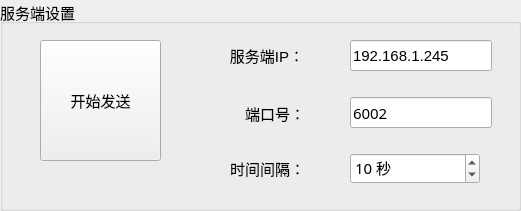
  <widget class="QGroupBox" name="groupBox">
   <property name="geometry">
    <rect>
     <x>0</x>
     <y>0</y>
     <width>521</width>
     <height>211</height>
    </rect>
   </property>
   <property name="font">
    <font>
     <pointsize>11</pointsize>
    </font>
   </property>
   <property name="title">
    <string>服务端设置</string>
   </property>
   <widget class="QSpinBox" name="timeInv">
    <property name="geometry">
     <rect>
      <x>350</x>
      <y>153</y>
      <width>130</width>
      <height>31</height>
     </rect>
    </property>
    <property name="minimumSize">
     <size>
      <width>100</width>
      <height>31</height>
     </size>
    </property>
    <property name="maximumSize">
     <size>
      <width>130</width>
      <height>16777215</height>
     </size>
    </property>
    <property name="font">
     <font>
      <family>微软雅黑</family>
      <pointsize>11</pointsize>
     </font>
    </property>
    <property name="suffix">
     <string> 秒</string>
    </property>
    <property name="prefix">
     <string/>
    </property>
    <property name="minimum">
     <number>1</number>
    </property>
    <property name="maximum">
     <number>10000000</number>
    </property>
    <property name="value">
     <number>10</number>
    </property>
   </widget>
   <widget class="QLineEdit" name="serIp">
    <property name="geometry">
     <rect>
      <x>350</x>
      <y>40</y>
      <width>142</width>
      <height>31</height>
     </rect>
    </property>
    <property name="font">
     <font>
      <pointsize>11</pointsize>
     </font>
    </property>
    <property name="text">
     <string>192.168.1.245</string>
    </property>
   </widget>
   <widget class="QLabel" name="labelVersion_8">
    <property name="geometry">
     <rect>
      <x>230</x>
      <y>153</y>
      <width>75</width>
      <height>31</height>
     </rect>
    </property>
    <property name="minimumSize">
     <size>
      <width>0</width>
      <height>31</height>
     </size>
    </property>
    <property name="font">
     <font>
      <pointsize>11</pointsize>
     </font>
    </property>
    <property name="text">
     <string>时间间隔：</string>
    </property>
    <property name="alignment">
     <set>Qt::AlignRight|Qt::AlignTrailing|Qt::AlignVCenter</set>
    </property>
   </widget>
   <widget class="QLabel" name="DevIp">
    <property name="geometry">
     <rect>
      <x>230</x>
      <y>40</y>
      <width>74</width>
      <height>31</height>
     </rect>
    </property>
    <property name="minimumSize">
     <size>
      <width>0</width>
      <height>31</height>
     </size>
    </property>
    <property name="font">
     <font>
      <pointsize>11</pointsize>
     </font>
    </property>
    <property name="text">
     <string>服务端IP：</string>
    </property>
    <property name="alignment">
     <set>Qt::AlignRight|Qt::AlignTrailing|Qt::AlignVCenter</set>
    </property>
   </widget>
   <widget class="QLineEdit" name="port">
    <property name="geometry">
     <rect>
      <x>350</x>
      <y>97</y>
      <width>142</width>
      <height>31</height>
     </rect>
    </property>
    <property name="font">
     <font>
      <family>微软雅黑</family>
      <pointsize>11</pointsize>
     </font>
    </property>
    <property name="text">
     <string>6002</string>
    </property>
   </widget>
   <widget class="QLabel" name="Port_4">
    <property name="geometry">
     <rect>
      <x>230</x>
      <y>98</y>
      <width>75</width>
      <height>31</height>
     </rect>
    </property>
    <property name="minimumSize">
     <size>
      <width>0</width>
      <height>31</height>
     </size>
    </property>
    <property name="font">
     <font>
      <pointsize>11</pointsize>
     </font>
    </property>
    <property name="text">
     <string>端口号：</string>
    </property>
    <property name="alignment">
     <set>Qt::AlignRight|Qt::AlignTrailing|Qt::AlignVCenter</set>
    </property>
   </widget>
   <widget class="QPushButton" name="sendJsonBtn">
    <property name="geometry">
     <rect>
      <x>40</x>
      <y>40</y>
      <width>121</width>
      <height>121</height>
     </rect>
    </property>
    <property name="font">
     <font>
      <pointsize>11</pointsize>
     </font>
    </property>
    <property name="text">
     <string>开始发送</string>
    </property>
   </widget>
  </widget>
